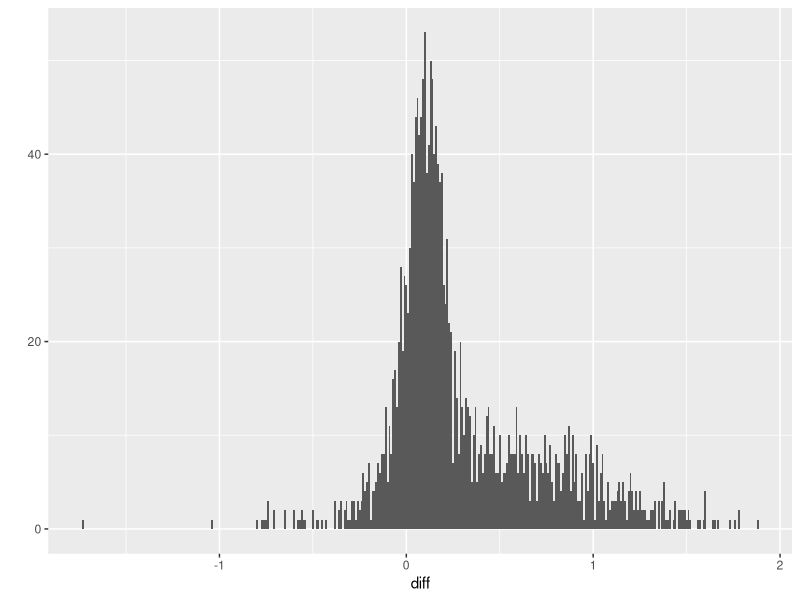
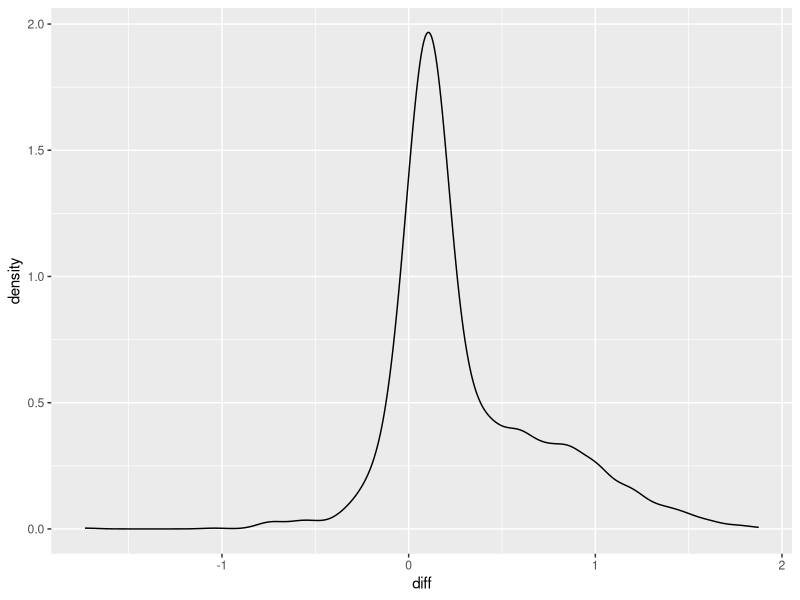
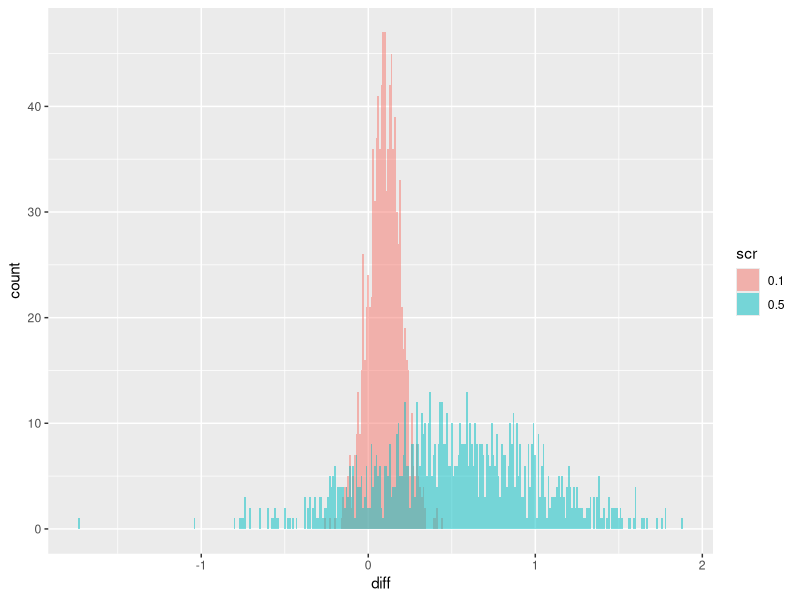
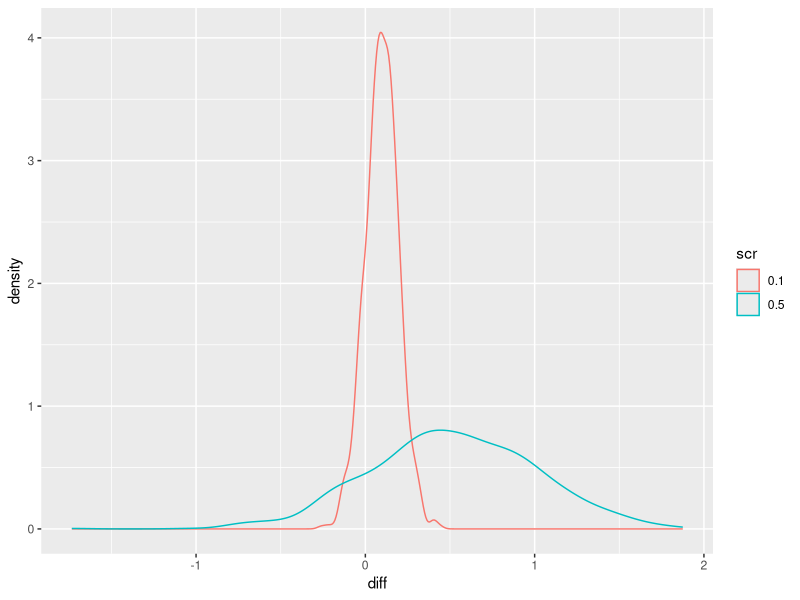

R code for these plots, in order:
## ---- chunk 1
library(ggplot2)
## ---- chunk 2
sz <- 1000

df_a <- data.frame(
  scr = rep(0.1, times = sz),
  diff = rnorm(n = sz, mean = 0.1, sd = 0.1)
)
df_a$diff

df_b <- data.frame(
  scr = rep(0.5, times = sz),
  diff = rnorm(n = sz, mean = 0.5, sd = 0.5)
)
df <- rbind(df_a, df_b)
df$scr <- as.factor(df$scr)
## ---- chunk 3
ggplot2::qplot(diff, data = df, binwidth = 0.01)
## ---- chunk 4
ggplot(df, aes(x = diff)) + geom_density()
## ---- chunk 5
ggplot(df, aes(x = diff, fill = scr)) +
    geom_histogram(binwidth=0.01, alpha=.5, position="identity")

ggplot(df, aes(x = diff, colour = scr)) + geom_density()

